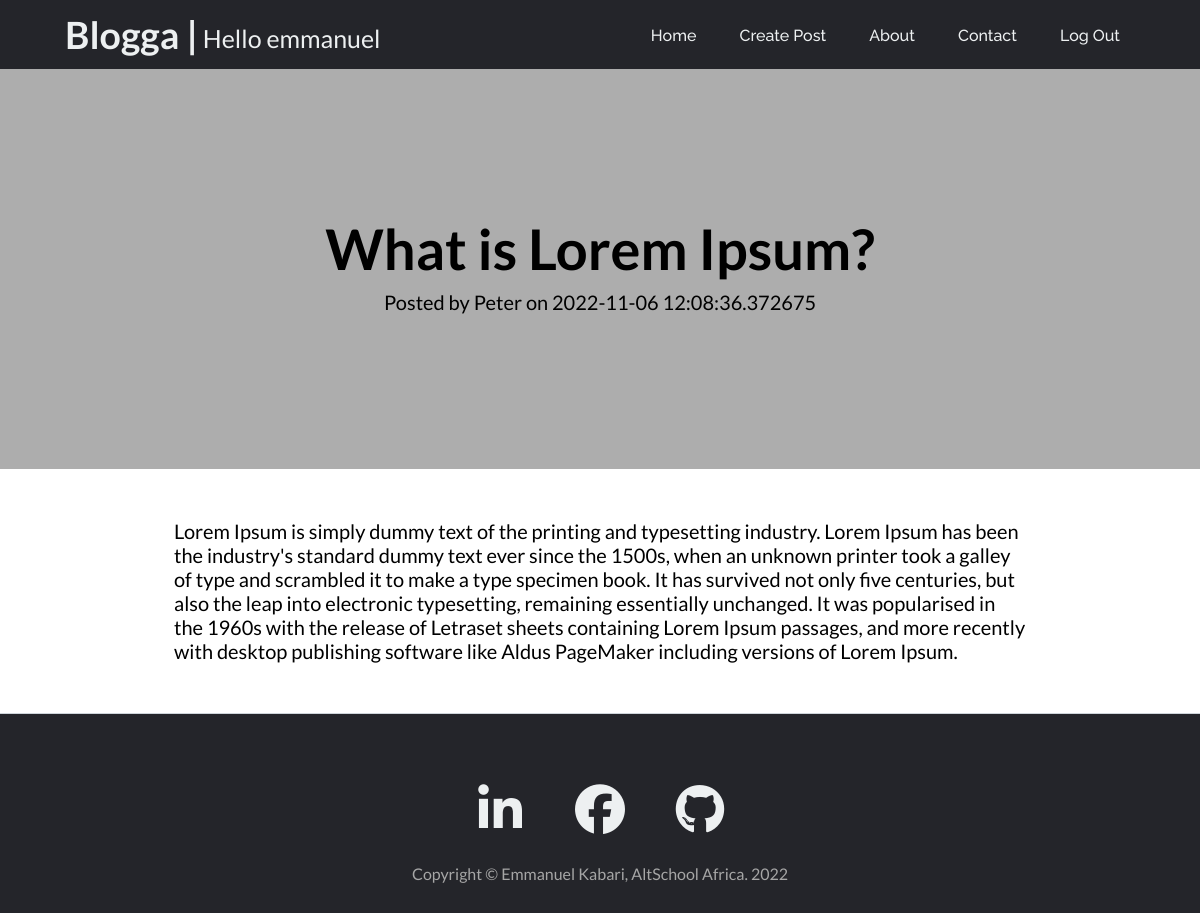
/blogposts/post/1 (signed in), run on the app's committed database.
### app.py (models this page shows, shortened)
class User(db.Model, UserMixin):
    __tablename__ = 'users'
    id = db.Column(db.Integer(), primary_key=True)
    firstname = db.Column(db.String(), nullable=False, unique=False)
    lastname = db.Column(db.String(), nullable=False, unique=False)
    username = db.Column(db.String(50), nullable=False, unique=True)
    email = db.Column(db.String(60), nullable=False, unique=True)
    password_hash = db.Column(db.Text(), nullable=False)
    posts = db.relationship('BlogPost', backref='owner')

class BlogPost(db.Model):
    __tablename__ = 'blog_post'
    id = db.Column(db.Integer(), primary_key=True)
    caption = db.Column(db.String(), nullable=False)
    content = db.Column(db.String(), nullable=False)
    owner_id = db.Column(db.Integer(), db.ForeignKey(
        'users.id'), nullable=False)
    date_created = db.Column(db.DateTime(), default=datetime.utcnow)

### app.py (the view)
@app.route('/blogposts/post/<int:id>', methods=['GET', 'POST'])
def view_post(id):
    post = BlogPost.query.get_or_404(id)
    return render_template('post.html', post=post)

### app.py (called while the page is built)
@login_manager.user_loader
def user_loader(id):
    return User.query.get(int(id))

### templates/post.html (shortened to what this page needs)
{% extends 'base.html' %}
{% block content %}
<div class="post-hero">
    <div class="post-container position-relative px-4 px-lg-5">
        <div class="row gx-4 gx-lg-5 justify-content-center">
            <div class="col">
                <div class="post-heading">
                    <h1>{{post.caption}}</h1>
                    <span class="meta">
                        Posted by
                        {{ post.owner.username }}
                        on {{post.date_created}}
                    </span>
                </div>
            </div>
        </div>
    </div>
</div>
<article class="article-section">
    <div class="article-container">
        <div class="article-row">
            <div class="article-content">
                <p>{{post.content}}</p>
            </div>
        </div>
    </div>
</article>
{% endblock %}

### templates/base.html (shortened to what this page needs)
<!DOCTYPE html>
<html lang="en">
<head>
    <link rel="stylesheet" href="{{url_for('static', filename='css/style.css')}}">
</head>
<body>
    <header>
        {% if current_user.is_authenticated %}
            <a class="logo" href="{{url_for('home')}}">
                <h2>Blogga &#124;</h2>
                <p>Hello {{current_user.username}}</p>
            </a>
        {% else %}
            <a class="logo" href="{{url_for('home')}}">
                <h2>Blogga &#124;</h2>
            </a>
        {% endif %}
        <nav>
            <ul class="nav_links">
                {% if current_user.is_authenticated %}
                <li><a href="{{ url_for('home') }}">Home</a></li>
                <li><a href="{{ url_for('create_post') }}">Create Post</a></li>
                <li><a href="{{ url_for('about') }}">About</a></li>
                <li><a href="{{ url_for('contact') }}">Contact</a></li>
                <li><a href="{{ url_for('logout') }}">Log Out</a></li>
                {% else %}
                <li><a href="{{ url_for('home') }}">Home</a></li>
                <li><a href="{{ url_for('about') }}">About</a></li>
                <li><a href="{{ url_for('contact') }}">Contact</a></li>
                <li><a href="{{ url_for('register') }}">Sign Up</a></li>
                <li><a href="{{ url_for('login') }}">Login</a></li>
                {% endif %}
            </ul>
        </nav>
    </header>
    <main>
        {% block content %}
        {% endblock %}
    </main>
    <footer class="footer-border-top">
        <div class="footer-container">
            <div class="row footer-row">
                <div class="col-md-10 col-lg-8 col-xl-7">
                    <ul class="footer-list-inline">
                        <li class="footer-list-inline-item">
                            <a href="https://www.linkedin.com/in/kabari-emmanuel/" target="_blank">
                                <span class="fa-stack fa-lg">
                                    <i class="fab fa-linkedin-in"></i>
                                </span>
                            </a>
                        </li>
                        <li class="footer-list-inline-item">
                            <a href="https://www.facebook.com/emmanuel.kabari.56/" target="_blank">
                                <span class="fa-stack fa-lg">
                                    <i class="fab fa-facebook"></i>
                                </span>
                            </a>
                        </li>
                        <li class="footer-list-inline-item">
                            <a href="https://github.com/Kabari" target="_blank">
                                <span class="fa-stack fa-lg">
                                    <i class="fab fa-github"></i>
                                </span>
                            </a>
                        </li>
                    </ul>
                    <div class="small">Copyright &copy; Emmanuel Kabari, AltSchool Africa. 2022</div>
                </div>
            </div>
        </div>
    </footer>
</body>
</html>

### static/css/style.css (style rules this page uses)
* { margin: 0; padding: 0; box-sizing: border-box; font-family: 'Lato'; }
li, a { font-family: 'Raleway', sans-serif; font-weight: 500; font-size: 16px; color: #edf0f1; text-decoration: none; }
header { display: flex; justify-content: space-between; align-items: center; padding: 5px 5%; background-color: #24252A; }
.logo { display: flex; padding: 7px 5px; text-align: center; font-size: 25px; cursor: pointer; }
.logo p { display: flex; width: 250px; padding: 7px 5px 0px 5px; align-items: center; }
.nav_links { list-style: none; }
.nav_links li { display: inline-block; padding: 0px 20px; }
.nav_links li a { transition: all 0.3s ease; }
.row { display: flex; margin-bottom: 10px; flex-wrap: wrap; }
.post-hero { min-height: 50vh; display: flex; justify-content: center; align-items: center; margin: auto; background-color: #adadad; }
.post-container { display: flex; text-align: center; width: 900px; }
.col { margin: auto; }
.post-heading { width: 900px; justify-content: center; align-items: center; word-wrap: break-word; }
.post-heading h1 { margin: 0 0 8px; font-size: 56px; word-wrap: break-word; }
.post-heading .meta { font-size: 20px; margin: 0px 0px 8px; }
.article-section { width: 900px; display: flex; justify-content: center; margin: auto; }
.article-container { width: 900px; word-wrap: break-word; font-size: 20px; }
.article-row { padding: 0px 24px; }
.article-content { margin: 50px 0px; }
.row { display: flex; flex-wrap: wrap; }
.footer-border-top { border-top: 1px solid #ced4da; margin: auto; width: 100%; height: 200px; background: #24252A; }
.footer-row { justify-content: center; }
.footer-container { margin: 50px auto; }
.footer-list-inline { display: flex; justify-content: center; }
.footer-list-inline-item { display: flex; width: 70px; height: 80px; justify-content: center; align-items: center; list-style: none; margin: auto 15px; font-size: 50px; text-align: center; }
.small { margin: 20px auto; text-align: center; color: #a6a6a6; }
i { font-size: 50px; }

### data on the page
User: username "emmanuel"
BlogPost: caption "What is Lorem Ipsum?", date_created "2022-11-06 12:08:36.372675", content "Lorem Ipsum is simply dummy text of the printing and typesetting industry. Lorem Ipsum has been the industry's standard dummy text ever since the 1500s, when an unknown printer took a galley of type and scrambled it to make a type specimen book. It has survived not only five centuries, but also the leap into electronic typesetting, remaining essentially unchanged. It was popularised in the 1960s with the release of Letraset sheets containing Lorem Ipsum passages, and more recently with desktop publishing software like Aldus PageMaker including versions of Lorem Ipsum."
User: owner.username "Peter"
